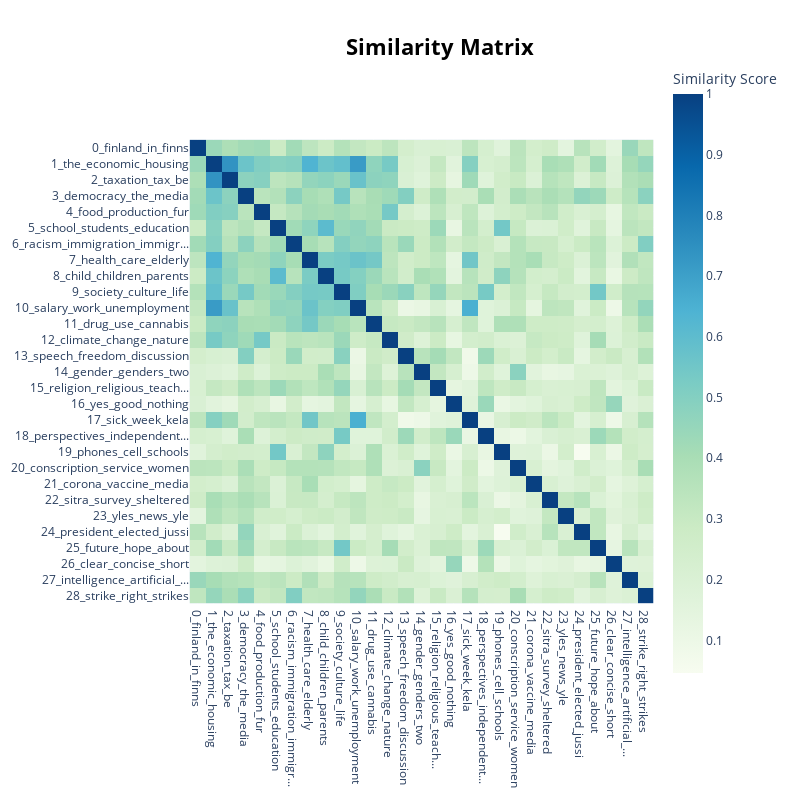

Write notebook code for a chart like this one.
### Code cell
topic_model.visualize_heatmap()

### Figure 1 — Plotly figure (JSON) as saved in the notebook; plotly's stock layout.template omitted (floating-point values rounded to 4 significant figures; data arrays with more than 128 entries replaced by an {"elided": "..."} marker saying what was removed)
{"data": [{"coloraxis": "coloraxis", "hovertemplate": "x: %{x}<br>y: %{y}<br>Similarity Score: %{z}<extra></extra>", "name": "0", "type": "heatmap", "x": ["0_finland_in_finns", "1_the_economic_housing", "2_taxation_tax_be", "3_democracy_the_media", "4_food_production_fur", "5_school_students_education", "6_racism_immigration_immigr...", "7_health_care_elderly", "8_child_children_parents", "9_society_culture_life", "10_salary_work_unemployment", "11_drug_use_cannabis", "12_climate_change_nature", "13_speech_freedom_discussion", "14_gender_genders_two", "15_religion_religious_teach...", "16_yes_good_nothing", "17_sick_week_kela", "18_perspectives_independent...", "19_phones_cell_schools", "20_conscription_service_women", "21_corona_vaccine_media", "22_sitra_survey_sheltered", "23_yles_news_yle", "24_president_elected_jussi", "25_future_hope_about", "26_clear_concise_short", "27_intelligence_artificial_...", "28_strike_right_strikes"], "xaxis": "x", "y": ["0_finland_in_finns", "1_the_economic_housing", "2_taxation_tax_be", "3_democracy_the_media", "4_food_production_fur", "5_school_students_education", "6_racism_immigration_immigr...", "7_health_care_elderly", "8_child_children_parents", "9_society_culture_life", "10_salary_work_unemployment", "11_drug_use_cannabis", "12_climate_change_nature", "13_speech_freedom_discussion", "14_gender_genders_two", "15_religion_religious_teach...", "16_yes_good_nothing", "17_sick_week_kela", "18_perspectives_independent...", "19_phones_cell_schools", "20_conscription_service_women", "21_corona_vaccine_media", "22_sitra_survey_sheltered", "23_yles_news_yle", "24_president_elected_jussi", "25_future_hope_about", "26_clear_concise_short", "27_intelligence_artificial_...", "28_strike_right_strikes"], "yaxis": "y", "z": {"elided": "29x29 float values"}}], "layout": {"coloraxis": {"colorbar": {"title": {"text": "Similarity Score"}}, "colorscale": [[0, "rgb(247,252,240)"], [0.125, "rgb(224,243,219)"], [0.25, "rgb(204,235,197)"], [0.375, "rgb(168,221,181)"], [0.5, "rgb(123,204,196)"], [0.625, "rgb(78,179,211)"], [0.75, "rgb(43,140,190)"], [0.875, "rgb(8,104,172)"], [1, "rgb(8,64,129)"]]}, "height": 800, "hoverlabel": {"bgcolor": "white", "font": {"family": "Rockwell", "size": 16}}, "legend": {"title": {"text": "Trend"}}, "margin": {"t": 60}, "showlegend": true, "title": {"font": {"color": "Black", "size": 22}, "text": "<b>Similarity Matrix</b>", "x": 0.55, "xanchor": "center", "y": 0.95, "yanchor": "top"}, "width": 800, "xaxis": {"anchor": "y", "constrain": "domain", "domain": [0, 1], "scaleanchor": "y"}, "yaxis": {"anchor": "x", "autorange": "reversed", "constrain": "domain", "domain": [0, 1]}}}
